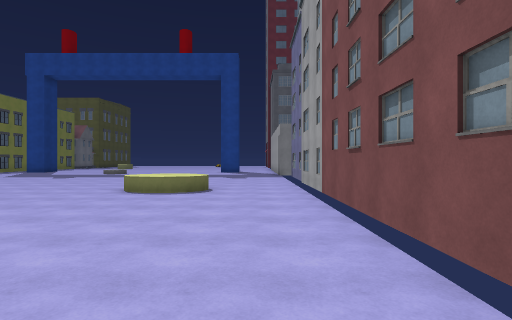
view 1 (above)

17 first-person views from a walk through a scene from a Unity 3-D project. The camera is 1.5 m above the floor, looks level and sees 80° across. The floor is counted in squares, 2 m on a side. Each view is taken from the middle of a square. On the plan, view 1 faces up. The plan holds only what a view shows up to about 10 squares ahead; the rest is blank. The place goes on beyond the plan. The player is left out. Some animated figures are left out. Some surface patterns are stand-ins.

view 2
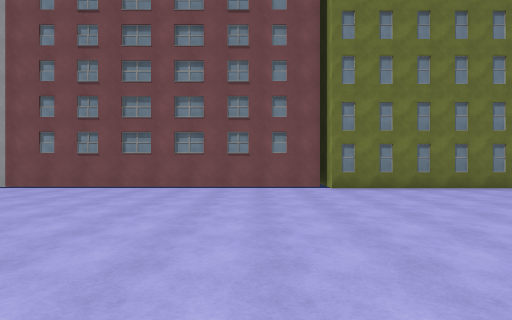

view 3
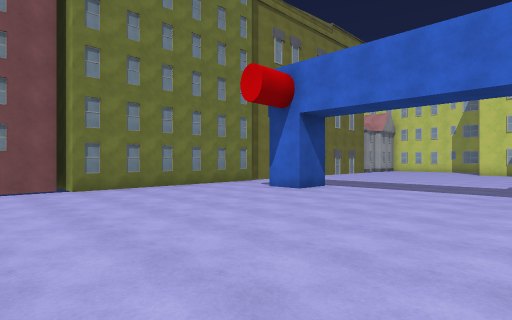

view 4
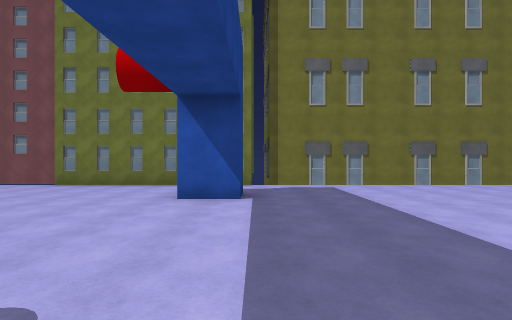

view 5
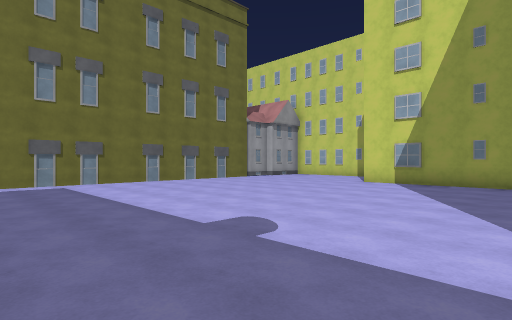

view 6
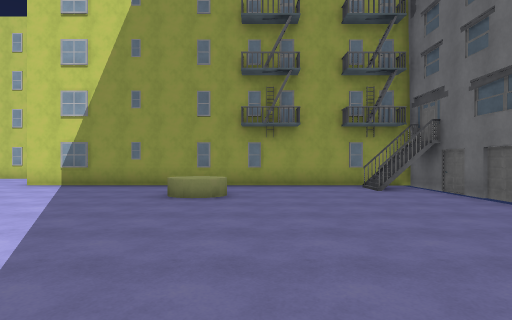

view 7
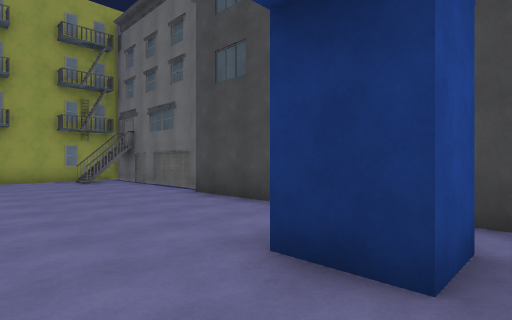

view 8
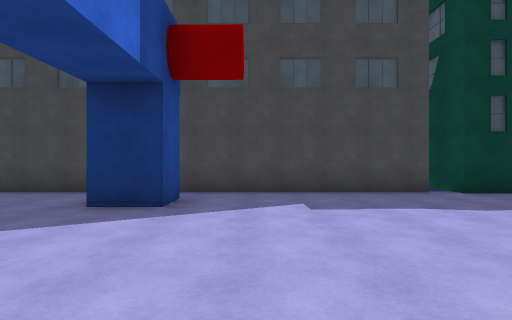

view 9
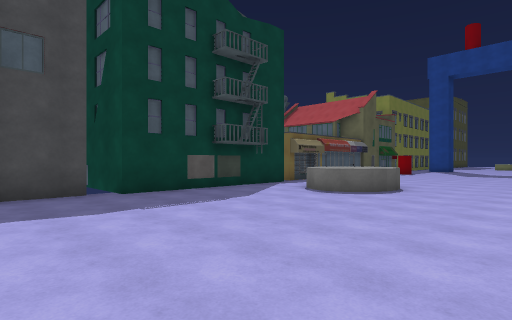

view 10
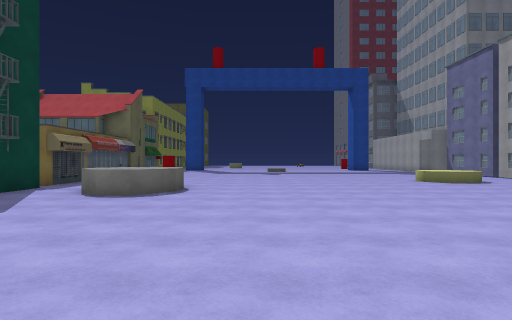

view 11
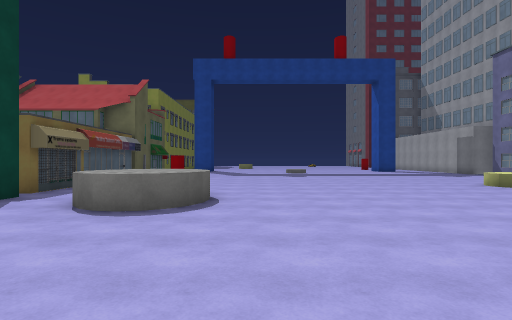

view 12
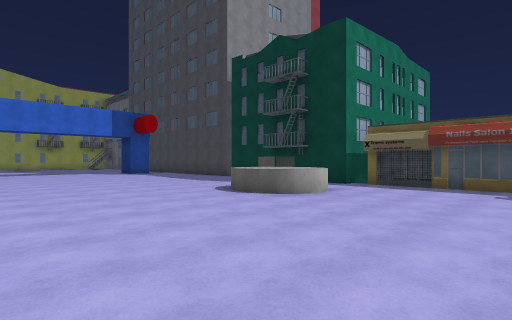

view 13
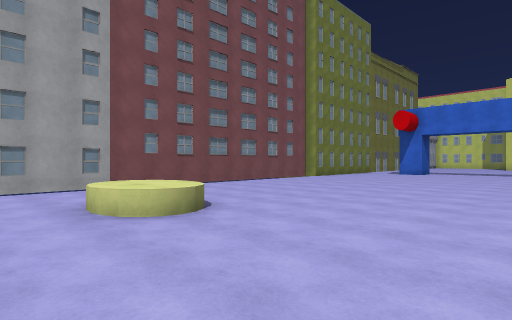

view 14
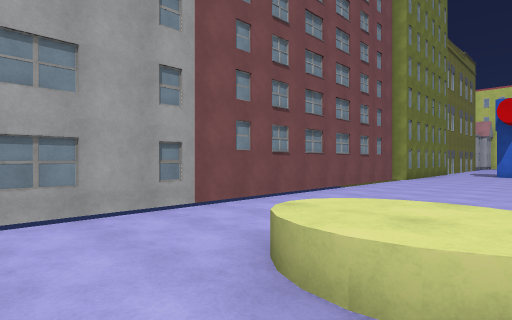

view 15
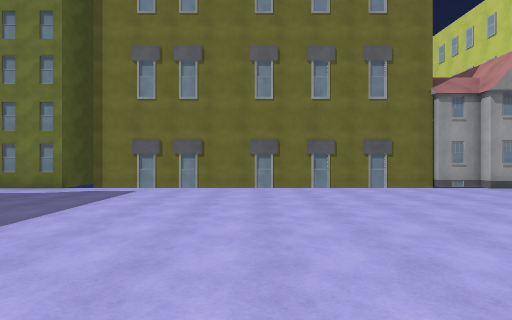

view 16
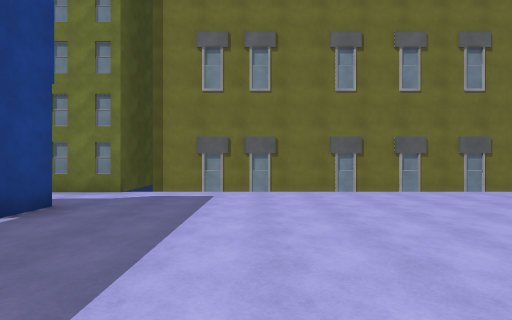

view 17
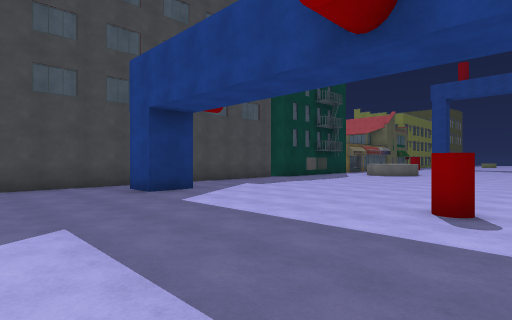

### Floor plan
Key: @ floor where view 1 was taken; # wall or solid block; x gap in a wall; . floor; / step, stairs or slope; ^ raised ledge; B building; C cylinder.
Columns run from 18 left of view 1 to 4 right of it. Each row starts with its distance up from view 1.
 10        .............#
  9    #................#
  8    #...........^^...#
  7    #............^...#
  6    #..^.............B
  5    #.^^^............B
  4    #.^^^............B
  3    #................B
  2    #................B
  1    #................B
  0 ####..............@.B
 -1    #................B
 -2    #...............#BB
 -3    #...............#
 -4    #...............#
 -5    #...............#
 -6    #.......#.......#
 -7    #x#..........#..#
 -8    #................BB
 -9    #................B
-10    #................B
-11    #................B
-12   ##................B
-13   #.................B
-14   #.................B
-15   #.....C...........B
-16   #.....C...........B
-17   ##/...............B
-18   ############.. ...BBB

Where each view was taken, in squares from view 1:
view 1: 0 up, 0 right, facing up
view 2: 0 up, 7 left, facing right
view 3: 0 up, 7 left, facing down-right
view 4: 8 down, 8 left, facing right
view 5: 8 down, 9 left, facing down-right
view 6: 9 down, 11 left, facing down
view 7: 6 down, 11 left, facing down-left
view 8: 5 down, 8 left, facing left
view 9: 3 down, 8 left, facing up-left
view 10: 3 down, 9 left, facing up
view 11: 1 down, 10 left, facing up
view 12: 10 up, 6 left, facing down-left
view 13: 10 up, 7 left, facing down-right
view 14: 10 up, 3 left, facing down-right
view 15: 13 down, 7 left, facing right
view 16: 11 down, 6 left, facing right
view 17: 11 down, 6 left, facing up-left
